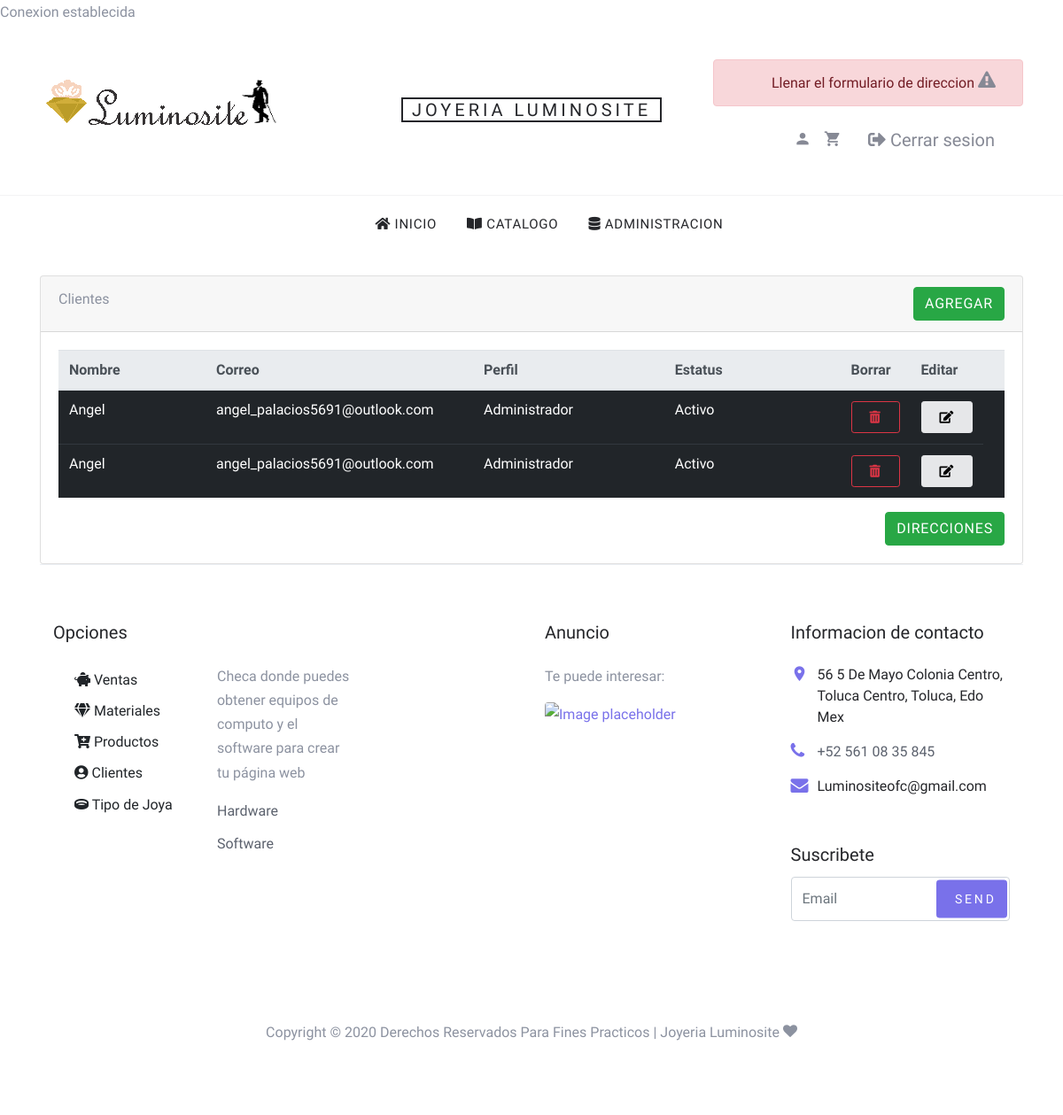
Page /clientes.php (signed in) on the earlier database version.
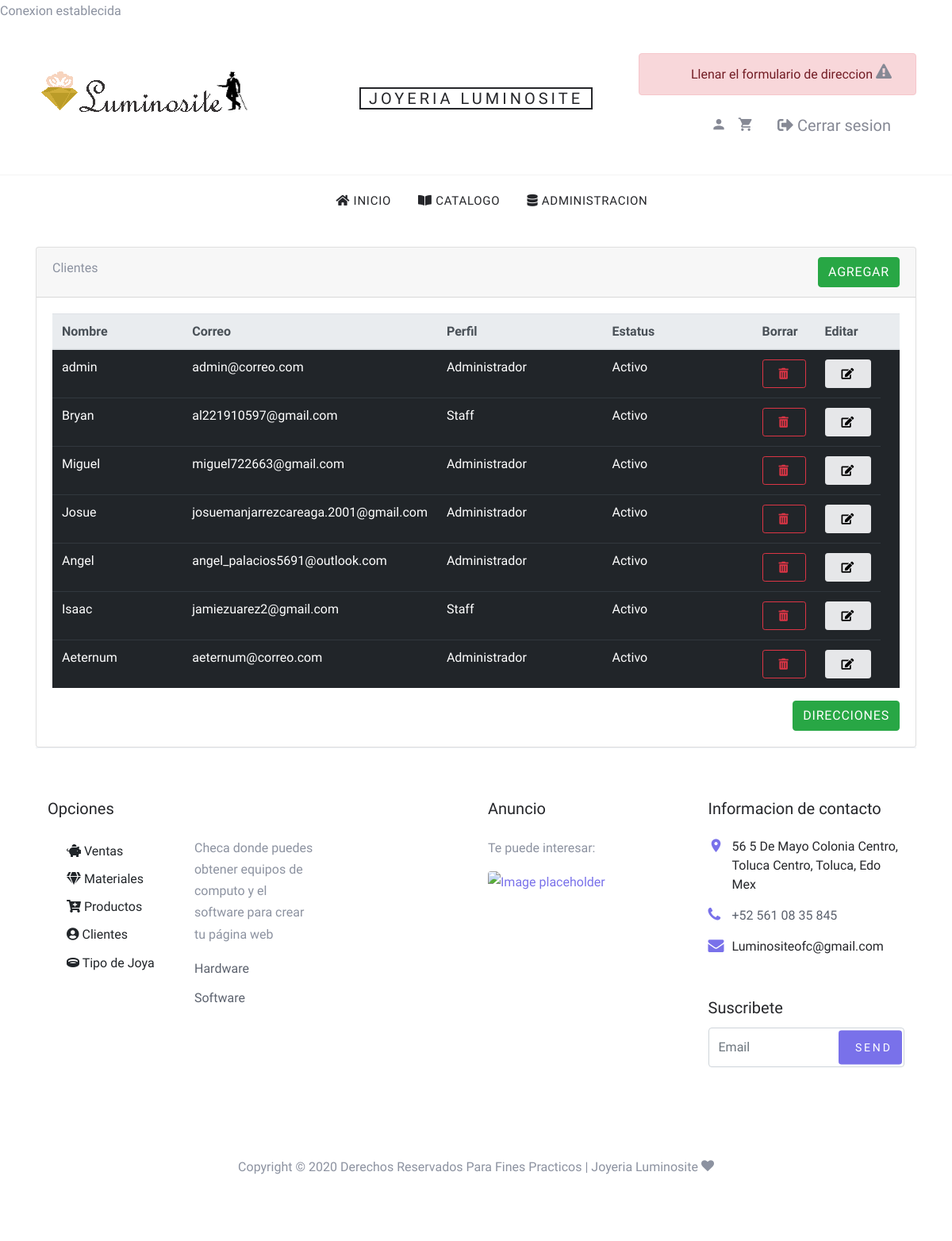
Same page on the later database version.
### tables this page shows
CREATE TABLE `cliente` (
  `id_cliente` int(11) NOT NULL AUTO_INCREMENT,
  `nombre_cliente` varchar(45) NOT NULL,
  `primer_apellido` varchar(45) NOT NULL,
  `segundo_apellido` varchar(45) NOT NULL,
  `password` varchar(100) NOT NULL,
  `correo_electronico` varchar(100) NOT NULL,
  `telefono` varchar(10) NOT NULL,
  `sexo` enum('Hombre','Mujer','Indeterminado') NOT NULL,
  `perfil` enum('Administrador','Técnico','Staff') NOT NULL,
  `estatus` enum('Activo','Inactivo') NOT NULL,
  `foto_perfil` blob NOT NULL,
  PRIMARY KEY (`id_cliente`)
);

### clientes.php (the view, shortened to what this page needs)
<?php
require_once './conexion.php';
?>
<!DOCTYPE html>
<html lang="es-MX">
<head>
    <link rel="stylesheet" href="fonts/icomoon/style.css">
    <link rel="stylesheet" href="css/bootstrap.min.css">
    <link rel="stylesheet" href="css/magnific-popup.css">
    <link rel="stylesheet" href="css/jquery-ui.css">
    <link rel="stylesheet" href="css/owl.carousel.min.css">
    <link rel="stylesheet" href="css/owl.theme.default.min.css">
    <link rel="stylesheet" href="css/bootstrap.min.css">
    <link rel="stylesheet" href="css/all.min.css">
    <link rel="stylesheet" href="css/aos.css">
    <link rel="stylesheet" href="css/style.css">
</head>
<body>
        <?php require_once('./menu.php'); ?>
    <div class="container mt-4">
        <div class="card">
            <div class="card-header">
                Clientes
                <a href="clientes_formularios.php"class="btn btn-success float-right">Agregar</a>
            </div>
            <div class="card-body">
                <table class="table table-dark table table-hover">
                    <thead class="thead-light">
                        <tr>
                            <th style="width: 20%;" scope="col">Nombre</th>
                            <th style="width: 30%;" scope="col">Correo</th>
                            <th style="width: 25%;" scope="col">Perfil</th>
                            <th style="width: 25%;" scope="col">Estatus</th>
                            <th style="width: 25%;" scope="col">Borrar</th>
                            <th style="width: 10%;" scope="col">Editar</th>
                            <th style="width: 10%;" scope="col">
                            </th>
                        </tr>
                    </thead>
                    <tbody>
                    <?php
                        $sql = 'select id_cliente, nombre_cliente, primer_apellido, correo_electronico, telefono,perfil,estatus from cliente order by primer_apellido, nombre_cliente asc';
                        foreach ($conexion->query($sql) as $registro) {
                            $registro['nombre_cliente'] = htmlentities($registro['nombre_cliente']);
                            $registro['primer_apellido'] = htmlentities($registro['primer_apellido']);
                            $registro['correo_electronico'] = htmlentities($registro['correo_electronico']);
                            $registro['estatus'] = htmlentities($registro['estatus']);
                            if ($registro['estatus']=="Activo"){
                        echo <<<fin
                        <tr>
                            <td scope="row">{$registro['nombre_cliente']}</td>
                            <td scope="row">{$registro['correo_electronico']}</td>
                            <td scope="row">{$registro['perfil']}</td>
                            <td scope="row">{$registro['estatus']}</td>
                            <td>
                                <a class="btn btn-outline-danger btn-sm" href="clientes_borrar.php?id_cliente={$registro['id_cliente']}"><i class="fa fa-trash-alt"></i></a>
                            </td>
                            <td>
                                <a class="btn btn-secondary btn-sm" href="clientes_editar.php?id={$registro['id_cliente']}"><i class="fa fa-edit"></i></a>
                            </td>
                        </tr>
fin;
                            }
                }
                        ?>
                    </tbody>
                </table>
                <a href="direcciones.php" class="btn btn-success float-right">Direcciones</a>
            </div>
        </div>
        <?php include('./pie_pagina.php');
?>
    </div>
</body>
</html>

Differences in the rows shown:
no longer on this page (row edited): cliente: nombre_cliente "Angel", correo_electronico "angel_palacios5691@outlook.com", perfil "Administrador", estatus "Activo"
added cliente: nombre_cliente "admin", correo_electronico "admin@correo.com", perfil "Administrador", estatus "Activo"
added cliente: nombre_cliente "Bryan", correo_electronico "al221910597@gmail.com", perfil "Staff", estatus "Activo"
added cliente: nombre_cliente "Miguel", correo_electronico "miguel722663@gmail.com", perfil "Administrador", estatus "Activo"
added cliente: nombre_cliente "Josue", correo_electronico "josuemanjarrezcareaga.2001@gmail.com", perfil "Administrador", estatus "Activo"
added cliente: nombre_cliente "Isaac", correo_electronico "jamiezuarez2@gmail.com", perfil "Staff", estatus "Activo"
added cliente: nombre_cliente "Aeternum", correo_electronico "aeternum@correo.com", perfil "Administrador", estatus "Activo"
